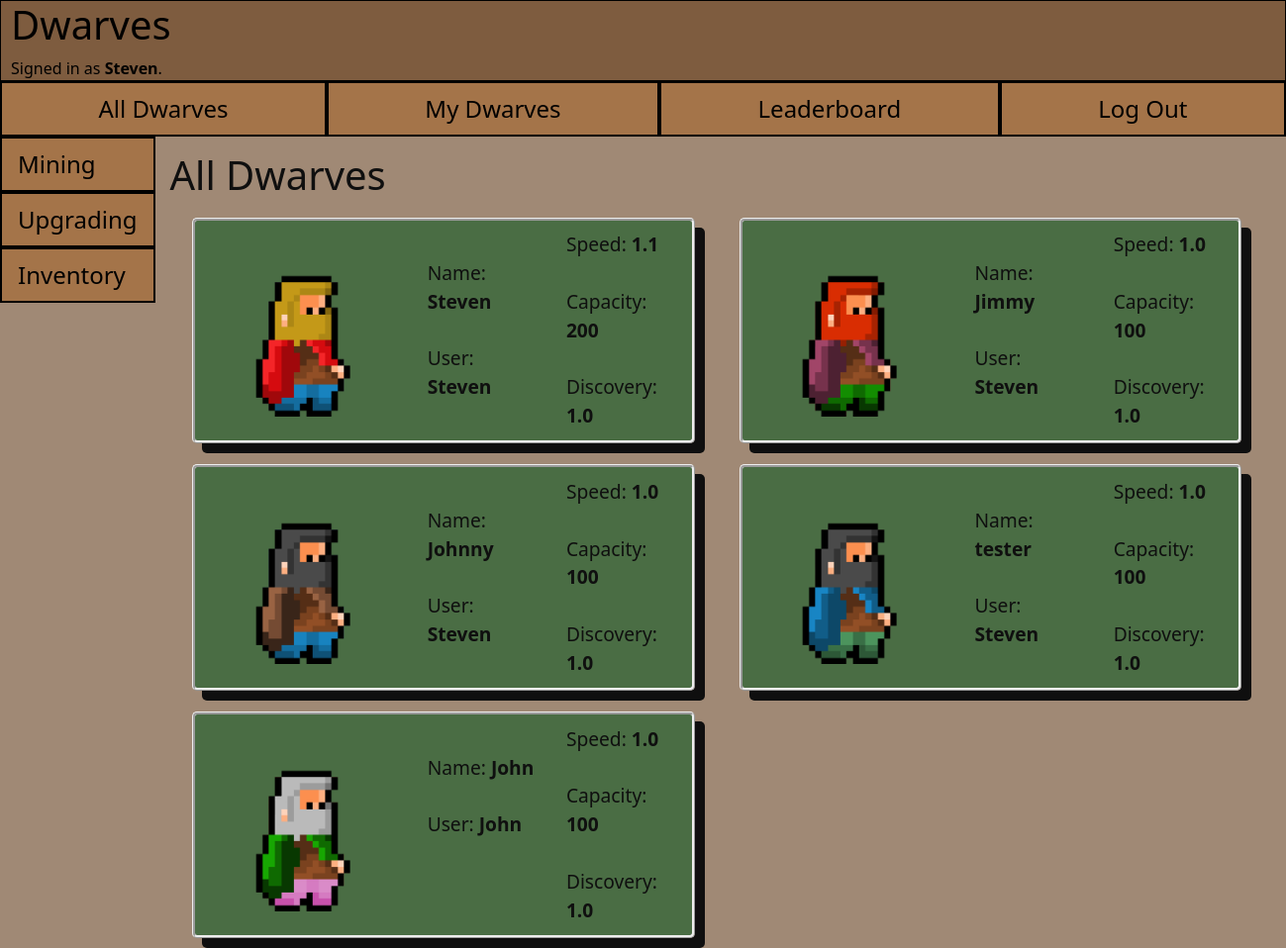
Page / (signed in) on the committed database.
### dwarves/models.py (models this page shows, shortened)
class User(AbstractUser):
    gold_obtained = models.IntegerField(default=0)

class Dwarf(models.Model):
    name = models.CharField(max_length=64)
    user = ForeignKey(User, related_name="user_dwarfs", on_delete=CASCADE)
    portrait = models.CharField(max_length=64,default="portrait1.png")
    speed = FloatField(default=1)
    capacity = models.IntegerField(default=100)
    discovery = FloatField(default=1)

### dwarves/views.py (the view)
# urls.py: path("", views.all_dwarves, name="all_dwarves"),
def all_dwarves(request):
    dwarves_list = Dwarf.objects.all()
    return render(request, "dwarves/all_dwarves.html", {
        "page_title": "All Dwarves",
        "dwarves": dwarves_list,
    })

### dwarves/templates/dwarves/all_dwarves.html
{% extends "dwarves/layout.html" %}
{% load static %}
{% block body %}
<h1>{{ page_title }}</h1>
    <div class="row">
    {% for dwarf in dwarves %}
    <div class="col-md-6">
        <div style="margin:2%; padding:2%; border-style:ridge; border-radius:5px;
                    box-shadow: 10px 10px; background-color:rgba(9, 88, 33, 0.568)">
            <div class="row">
                <div class="col">
                <img class="main-portrait" src="{% static '/dwarves/media/'|add:dwarf.portrait %}" alt="portrait{{ dwarf.portrait }}">
                </div>
                <div class="col" style="font-size: larger;">
                    <br> Name: <strong>{{ dwarf.name }}</strong> <br> <br>
                    User: <strong>{{ dwarf.user }}</strong>
                </div>
                <div class="col" style="font-size: larger;">
                    Speed: <strong>{{dwarf.speed}}</strong> <br>
                    <br> Capacity: <strong>{{dwarf.capacity}}</strong> <br>
                    <br> Discovery: <strong>{{dwarf.discovery}}</strong>
                </div>
            </div>
        </div>
    </div>
    {% endfor %}
</div>
{% endblock %}

### dwarves/templates/dwarves/layout.html (shortened to what this page needs)
{% load static %}
<!DOCTYPE html>
<html lang="en">
    <head>
        <link href="https://cdn.jsdelivr.net/npm/bootstrap@5.0.0-beta2/dist/css/bootstrap.min.css" rel="stylesheet">
        <link href="{% static 'dwarves/styles.css' %}" rel="stylesheet">
    </head>
    <body>
        <div class="page-header">
            <h1 style="margin-left:10px">Dwarves</h1>
            <div style="margin-left:10px">
                {% if user.is_authenticated %}
                    Signed in as <strong>{{ user.username }}</strong>.
                {% else %}
                    Not signed in.
                {% endif %}
            </div>
        </div>
        <ul class="nav justify-content-center nav-fill">
            <li class="nav-item">
                <a class="nav-link" href="{% url 'all_dwarves' %}">All Dwarves</a>
            </li>
            {% if user.is_authenticated %}
                <li class="nav-item">
                    <a class="nav-link" href="{% url 'my_dwarves' %}">My Dwarves</a>
                </li>
                <li class="nav-item">
                    <a class="nav-link" href="{% url 'leaderboard' %}">Leaderboard</a>
                </li>
                <li class="nav-item">
                    <a class="nav-link" href="{% url 'logout' %}">Log Out</a>
                </li>
            {% endif %}
        </ul>
        <div class="vertical-nav">
            <ul class="nav flex-column">
            <li class="nav-item">
              <a class="nav-link active" aria-current="page" href="{% url 'mining' %}">Mining</a>
            </li>
            <li class="nav-item">
              <a class="nav-link" href="{% url 'select' %}">Upgrading</a>
            </li>
            <li class="nav-item">
              <a class="nav-link" href="{% url 'inventory' %}">Inventory</a>
            </li>
            </ul>
        </div>
            <div class="container" style="margin-left:134px !important; position:relative !important; left:15px; top:15px !important">
            {% block body %}
            {% endblock %}
            </div>
    </body>
</html>

### dwarves/static/dwarves/styles.css (style rules this page uses)
body { background-color:rgb(160, 137, 117) !important; color: rgb(15, 15, 15); }
.page-header { background-color: rgb(126, 92, 63); color:black; border:1px solid; }
img { height: 200px; }
.nav-link { font-size: 150% !important; }
.vertical-nav { float: left !important; }
.nav-link { background-color: rgb(164,116,73) !important; color:black !important; border:2px solid !important; }

### rows in the picture
User: username "Steven"
Dwarf: portrait (picture), name "Steven", user "Steven", speed "1.1", capacity "200", discovery "1.0"
Dwarf: portrait (picture), name "Jimmy", user "Steven", speed "1.0", capacity "100", discovery "1.0"
Dwarf: portrait (picture), name "Johnny", user "Steven", speed "1.0", capacity "100", discovery "1.0"
Dwarf: portrait (picture), name "tester", user "Steven", speed "1.0", capacity "100", discovery "1.0"
Dwarf: portrait (picture), name "John", user "John", speed "1.0", capacity "100", discovery "1.0"

### other values in the picture
{{ page_title }} "All Dwarves"
